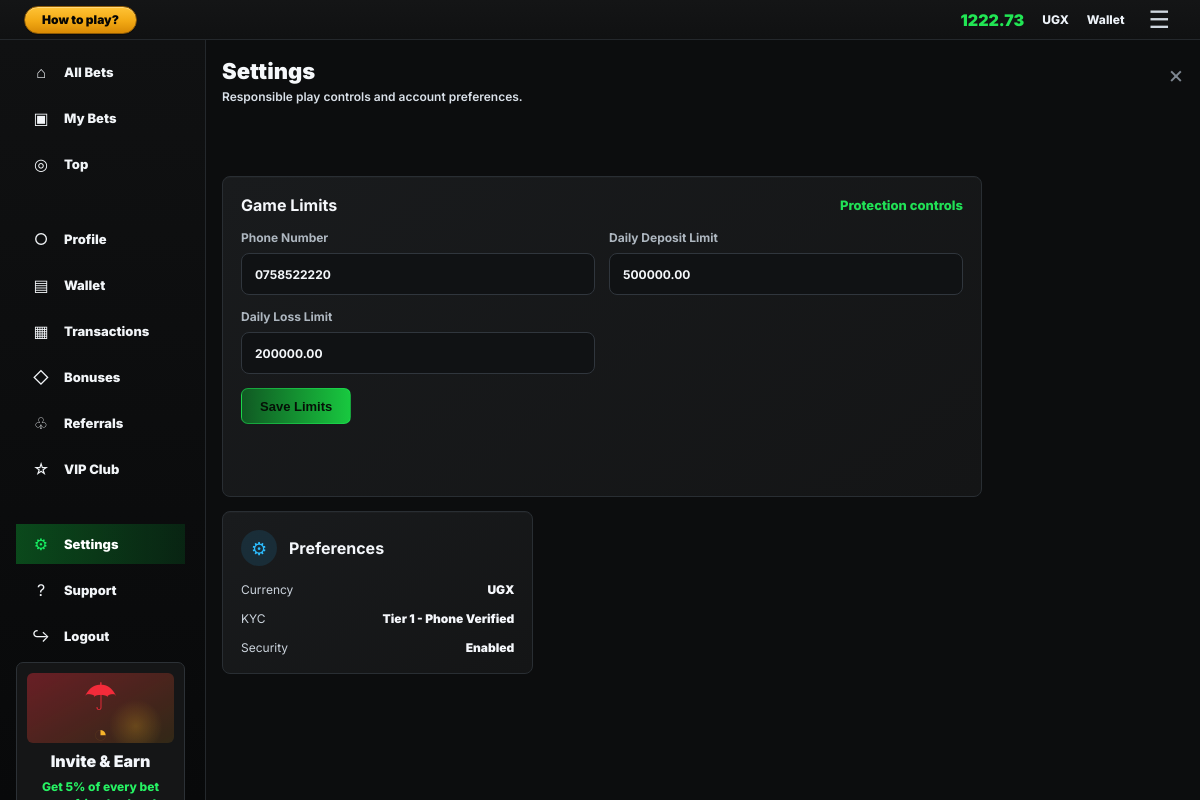
The page /game-limits/ (signed in) on the database its author committed.
### core/models.py (models this page shows, shortened)
class Profile(models.Model):
    KYC_STATUS_CHOICES = [
        ('none', 'Not Started'),
        ('tier_1', 'Tier 1 - Phone Verified'),
        ('tier_2', 'Tier 2 - Basic KYC'),
        ('tier_3', 'Tier 3 - Full KYC'),
        ('rejected', 'Rejected'),
    ]
    user = models.OneToOneField(User, on_delete=models.CASCADE)
    balance = models.DecimalField(max_digits=12, decimal_places=2, default=1000)
    currency = models.CharField(max_length=3, default='UGX')
    phone_number = models.CharField(max_length=20, blank=True)
    kyc_status = models.CharField(max_length=12, choices=KYC_STATUS_CHOICES, default='none')
    daily_deposit_limit = models.DecimalField(max_digits=12, decimal_places=2, default=500000)
    daily_loss_limit = models.DecimalField(max_digits=12, decimal_places=2, default=200000)
    self_excluded_until = models.DateTimeField(null=True, blank=True)
    created_at = models.DateTimeField(auto_now_add=True)

### core/views.py (the view)
# urls.py: path('game-limits/', views.game_limits, name='game_limits'),
@login_required
def game_limits(request):
    profile = get_object_or_404(Profile, user=request.user)
    if request.method == 'POST':
        form = ProfileComplianceForm(request.POST)
        if form.is_valid():
            profile.phone_number = form.cleaned_data['phone_number']
            profile.daily_deposit_limit = form.cleaned_data['daily_deposit_limit']
            profile.daily_loss_limit = form.cleaned_data['daily_loss_limit']
            profile.save(update_fields=['phone_number', 'daily_deposit_limit', 'daily_loss_limit'])
            messages.success(request, 'Game limits updated.')
            return redirect('game_limits')
    else:
        form = ProfileComplianceForm(initial={
            'phone_number': profile.phone_number,
            'daily_deposit_limit': profile.daily_deposit_limit,
            'daily_loss_limit': profile.daily_loss_limit,
        })
    return render(request, 'core/game_limits.html', {'profile': profile, 'form': form})

### core/forms.py
class ProfileComplianceForm(forms.Form):
    phone_number = forms.CharField(
        max_length=20,
        required=False,
        widget=forms.TextInput(attrs={'placeholder': 'Phone number', 'class': 'form-control'})
    )
    daily_deposit_limit = forms.DecimalField(
        max_digits=12,
        decimal_places=2,
        min_value=1,
        widget=forms.NumberInput(attrs={'placeholder': 'Daily deposit limit', 'class': 'form-control'})
    )
    daily_loss_limit = forms.DecimalField(
        max_digits=12,
        decimal_places=2,
        min_value=1,
        widget=forms.NumberInput(attrs={'placeholder': 'Daily loss limit', 'class': 'form-control'})
    )

### core/templates/core/game_limits.html (shortened to what this page needs)
{% extends 'core/base.html' %}
{% block content %}
<section class="account-page account-settings-page">
    {% include 'core/partials/account_sidebar.html' %}
    <div class="account-workspace">
        {% include 'core/partials/account_topbar.html' %}
        <main class="account-main account-main-wide">
            <section class="account-content">
                <div class="account-title-row">
                    <div>
                        <h1>Settings</h1>
                        <p>Responsible play controls and account preferences.</p>
                    </div>
                    <a class="account-close-link" href="{% url 'play' %}">×</a>
                </div>
                <section class="account-card account-form-panel">
                    <div class="section-heading">
                        <h2>Game Limits</h2>
                        <span>Protection controls</span>
                    </div>
                    <form class="account-form-grid" method="post">
                        <label><span>Phone Number</span>{{ form.phone_number }}</label>
                        <label><span>Daily Deposit Limit</span>{{ form.daily_deposit_limit }}</label>
                        <label><span>Daily Loss Limit</span>{{ form.daily_loss_limit }}</label>
                        <button class="account-action-button primary" type="submit">Save Limits</button>
                    </form>
                </section>
            </section>
            <aside class="account-right-rail">
                <section class="account-card">
                    <div class="vip-head"><span>⚙</span><strong>Preferences</strong></div>
                    <ul class="rail-list">
                        <li><span>Currency</span><strong>{{ profile.currency }}</strong></li>
                        <li><span>KYC</span><strong>{{ profile.get_kyc_status_display }}</strong></li>
                        <li><span>Security</span><strong>Enabled</strong></li>
                    </ul>
                </section>
            </aside>
        </main>
    </div>
</section>
{% endblock %}

### core/templates/core/partials/account_topbar.html
<header class="account-topbar">
    <a class="help-chip" href="{% url 'how_to_play' %}">How to play?</a>
    <div>
        <strong>{{ profile.balance|floatformat:2 }}</strong>
        <span>{{ profile.currency }}</span>
        <a href="{% url 'wallet' %}">Wallet</a>
        <button type="button" aria-label="Menu">☰</button>
    </div>
</header>

### rows shown on the page
Profile: balance "1222.73", currency "UGX", phone_number "0758522220", daily_deposit_limit "500000.00", daily_loss_limit "200000.00", kyc_status "Tier 1 - Phone Verified"
